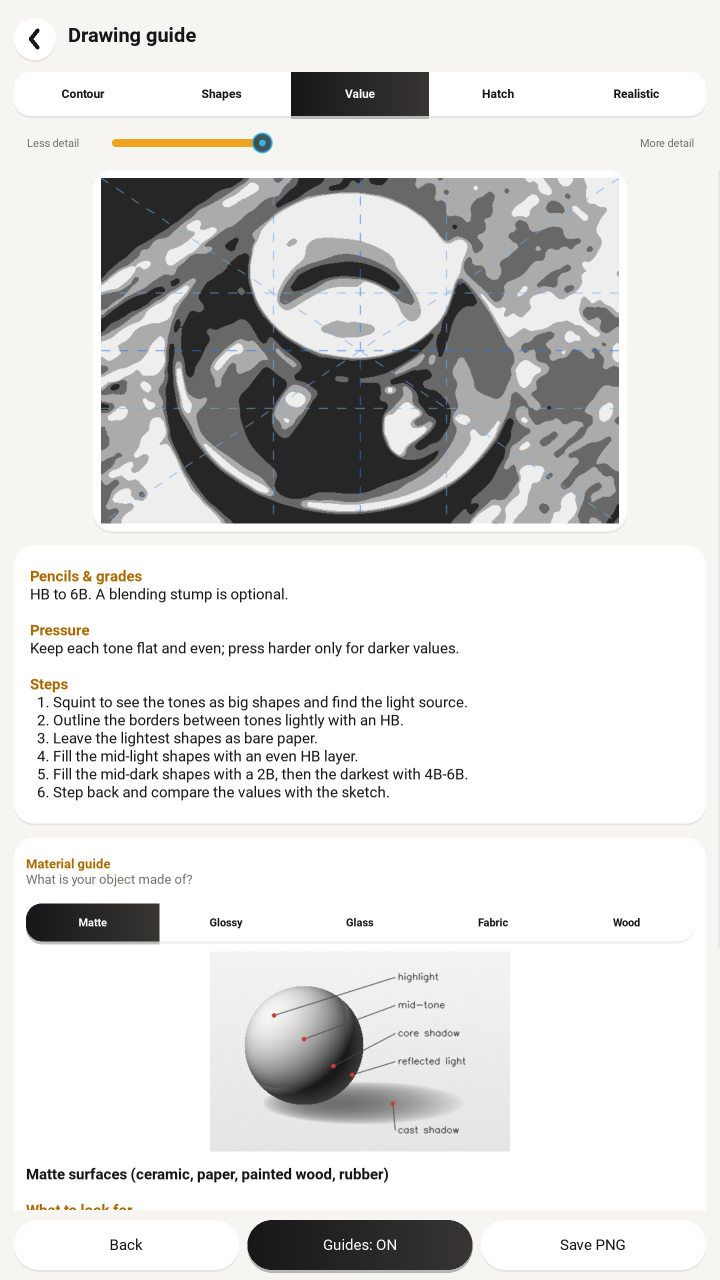
#> input picture playstore assets/tablet10_1_drawing_guide.png, 1440 x 2560 px (shown at 1/2 size); its folder holds only this picture in this run
$ python -i styles.py   (imports and definitions only)
#> lines starting #> are read from the running program, lines starting #| are printed output that depends on the picture; after the words box and inside, x2 and y2 are one past the last pixel; in counts of white or black regions, pixels touching at a corner belong together
### sketch_assistant/core/guides.py
"""Proportion / guide lines drawn over a sketch for the drawing-guide page."""
import cv2
import numpy as np
from .faces import MARGIN

LINE = (230, 120, 40)   # BGR blue
SOFT = (235, 170, 110)


def dashed(img, p1, p2, color, th, dash=14):
    p1, p2 = np.array(p1, float), np.array(p2, float)
    n = max(1, int(np.linalg.norm(p2 - p1) // dash))
    for i in range(0, n, 2):
        a, b = p1 + (p2 - p1) * i / n, p1 + (p2 - p1) * min(i + 1, n) / n
        cv2.line(img, tuple(a.astype(int)), tuple(b.astype(int)), color, th, cv2.LINE_AA)


# The oval is the skull. It is sized from the detector's face box rather than from a
# multiple of the eye-to-mouth distance: that multiple assumes average proportions and
# is visibly wrong on faces with a beard, a long jaw or an unusual eye-to-mouth gap.
# These factors map a YuNet/Haar box onto the skull outline.
OVAL_H, OVAL_W, OVAL_RISE = 1.04, 0.90, 0.05


# [72 lines left out: functions _oval, _landmark_guides, _proportional_guides, draw_guides, not called in this run]

### sketch_assistant/core/styles.py
"""Sketch styles. Every renderer: (BGR image, detail 0..1) -> BGR sketch on white paper.
`detail` tunes how much is drawn WITHIN the style (it never turns one style into another)."""
from dataclasses import dataclass
from typing import Callable
import cv2
import numpy as np
from .guides import dashed

WORK_SIZE = 800  # long side used while processing


def lerp(a, b, t):
    return a + (b - a) * t


def _prep(img):
    s = WORK_SIZE / max(img.shape[:2])
    return cv2.resize(img, None, fx=s, fy=s, interpolation=cv2.INTER_AREA if s < 1 else cv2.INTER_CUBIC)


def _gray(img):
    return cv2.createCLAHE(2.0, (8, 8)).apply(cv2.cvtColor(img, cv2.COLOR_BGR2GRAY))


def _dodge(gray, sigma):
    """Classic pencil effect: colour-dodge the image with its blurred negative."""
    return cv2.divide(gray, 255 - cv2.GaussianBlur(255 - gray, (0, 0), sigma), scale=256)


def _to_bgr(gray):
    return cv2.cvtColor(gray, cv2.COLOR_GRAY2BGR)


# [76 lines left out: functions _line_mask, line_art, technical, value_study, crosshatch, photorealistic, not called in this run]


# Basic shapes (objects): a "block-in" of the main object.
_sil_cache = {}


def _silhouette(img):
    """Outline of the main object: GrabCut seeded with a centred rectangle (offline, cached per image)."""
    key = (img.shape, hash(img.tobytes()[::97]))
    if key in _sil_cache:
        return _sil_cache[key]
    h, w = img.shape[:2]
    s = 320 / max(h, w)
    small = cv2.resize(img, None, fx=s, fy=s, interpolation=cv2.INTER_AREA)
    sh, sw = small.shape[:2]
    m, mask = int(0.04 * min(sh, sw)), np.zeros((sh, sw), np.uint8)
    sil = None
    try:
        cv2.grabCut(small, mask, (m, m, sw - 2 * m, sh - 2 * m), np.zeros((1, 65)), np.zeros((1, 65)), 4, cv2.GC_INIT_WITH_RECT)
        fg = ((mask == 1) | (mask == 3)).astype(np.uint8) * 255
        fg = cv2.morphologyEx(cv2.morphologyEx(fg, cv2.MORPH_CLOSE, np.ones((7, 7), np.uint8)), cv2.MORPH_OPEN, np.ones((5, 5), np.uint8))
        cs, _ = cv2.findContours(fg, cv2.RETR_EXTERNAL, cv2.CHAIN_APPROX_SIMPLE)
        if cs:
            c = max(cs, key=cv2.contourArea)
            if 0.04 < cv2.contourArea(c) / (sh * sw) < 0.9:
                sil = (c.astype(np.float32) / s).astype(np.int32)
    except cv2.error:
        pass
    if sil is None:  # fallback: biggest blob of a heavily blurred two-tone split
        g = cv2.GaussianBlur(cv2.cvtColor(img, cv2.COLOR_BGR2GRAY), (0, 0), 10)
        _, t = cv2.threshold(g, 0, 255, cv2.THRESH_BINARY + cv2.THRESH_OTSU)
        best = []
        for mk in (t, 255 - t):
            cs, _ = cv2.findContours(mk, cv2.RETR_EXTERNAL, cv2.CHAIN_APPROX_SIMPLE)
            best += [c for c in cs if cv2.contourArea(c) < 0.85 * h * w]
        sil = max(best, key=cv2.contourArea) if best else np.array([[[0, 0]], [[w - 1, 0]], [[w - 1, h - 1]], [[0, h - 1]]], np.int32)
    _sil_cache[key] = sil
    return sil


def shapes(img, d=0.5):
    """Object mass + angular silhouette with corner dots + the big shadow shapes + bounding box, centre lines and proportion."""
    img = _prep(img)
    h, w = img.shape[:2]
    sil = _silhouette(img)
    out, blue = np.full((h, w, 3), 255, np.uint8), (200, 120, 40)
    cv2.drawContours(out, [sil], -1, (236, 236, 236), -1)  # the object's mass
    inside = np.zeros((h, w), np.uint8)
    cv2.drawContours(inside, [sil], -1, 255, -1)
    n = int(lerp(0, 6, d))  # how many shadow shapes to block in
    if n:
        g = cv2.GaussianBlur(_gray(img), (0, 0), lerp(12, 5, d))
        dk = ((g < np.percentile(g[inside > 0], 32)) & (inside > 0)).astype(np.uint8) * 255
        dk = cv2.morphologyEx(dk, cv2.MORPH_OPEN, np.ones((7, 7), np.uint8))
        cs, _ = cv2.findContours(dk, cv2.RETR_EXTERNAL, cv2.CHAIN_APPROX_SIMPLE)
        for c in sorted(cs, key=cv2.contourArea, reverse=True)[:n]:
            if cv2.contourArea(c) > w * h * 0.004:
                poly = cv2.approxPolyDP(c, 0.025 * cv2.arcLength(c, True), True)
                cv2.fillPoly(out, [poly], (190, 190, 190)); cv2.polylines(out, [poly], True, (110, 110, 110), 1, cv2.LINE_AA)
    poly = cv2.approxPolyDP(sil, lerp(0.035, 0.008, d) * cv2.arcLength(sil, True), True)  # fewer corners at low detail
    cv2.polylines(out, [poly], True, (60, 60, 60), 3, cv2.LINE_AA)
    for p in poly[:, 0]:
        cv2.circle(out, (int(p[0]), int(p[1])), 4, blue, -1, cv2.LINE_AA)
    x, y, bw, bh = cv2.boundingRect(sil)
    for p, q in (((x, y), (x + bw, y)), ((x + bw, y), (x + bw, y + bh)), ((x + bw, y + bh), (x, y + bh)), ((x, y + bh), (x, y)),
                 ((x + bw / 2, y), (x + bw / 2, y + bh)), ((x, y + bh / 2), (x + bw, y + bh / 2))):
        dashed(out, p, q, blue, 1)
    if len(sil) >= 5:
        box = cv2.fitEllipse(sil)
        if cv2.contourArea(sil) / (np.pi * box[1][0] * box[1][1] / 4 + 1e-6) > 0.85:
            cv2.ellipse(out, box, blue, 1, cv2.LINE_AA)  # roundish object: show its ellipse
    cv2.putText(out, f"W : H = 1 : {bh / max(bw, 1):.2f}", (max(x, 6), max(20, y - 8)), cv2.FONT_HERSHEY_SIMPLEX, 0.6, blue, 1, cv2.LINE_AA)
    return out


@dataclass(frozen=True)
class Style:
    key: str
    label: str
    render: Callable
    short: str = ""        # compact label for tabs/tiles
    default: float = 0.5   # default detail


STYLES = {s.key: s for s in (           # portrait mode
    Style("line_art", "Line Art", line_art, "Line Art"),
    Style("technical", "Technical", technical, "Technical"),
    Style("value_study", "Value Study", value_study, "Value", 0.3),
    Style("crosshatch", "Cross-Hatch", crosshatch, "Hatch"),
    Style("photoreal", "Photorealism", photorealistic, "Realistic"),
)}
OBJECT_STYLES = {s.key: s for s in (    # object mode: whole image, no detection
    Style("obj_contour", "Contour", line_art, "Contour"),
    Style("obj_shapes", "Basic Shapes", shapes, "Shapes"),
    Style("obj_value", "Value Study", value_study, "Value", 0.3),
    Style("obj_hatch", "Cross-Hatch", crosshatch, "Hatch"),
    Style("obj_realistic", "Photorealism", photorealistic, "Realistic"),
)}
ALL = {**STYLES, **OBJECT_STYLES}


def styles_for(mode):
    return OBJECT_STYLES if mode == "object" else STYLES


def render(style_key, img, detail=None):
    st = ALL[style_key]
    return st.render(img, st.default if detail is None else float(detail))

>>> import cv2
>>> picture = cv2.imread('../../playstore assets/tablet10_1_drawing_guide.png')
#> picture is the input picture: shape (2560, 1440, 3); mean B, G, R 217.2, 218, 218.4
>>> result = shapes(picture)
#> in _prep, `return cv2.resize(img, None, fx=s, fy=s, interpolation=cv2.INTER_AREA ..`:
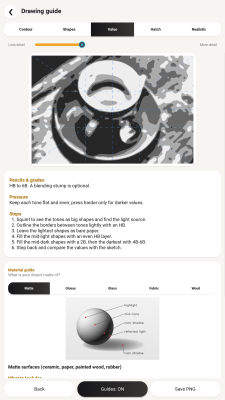
#> returned value: shape (800, 450, 3) (shown at 1/2 size); mean of channels 0, 1, 2 217.2, 218, 218.4; drawn as B, G, R
#> in _silhouette, `key = (img.shape, hash(img.tobytes()[::97]))`: key = ((800, 450, 3), 3966825517650341626)
#> in _silhouette, `cs, _ = cv2.findContours(fg, cv2.RETR_EXTERNAL, cv2.CHAIN_APPROX_SIMPLE)`:
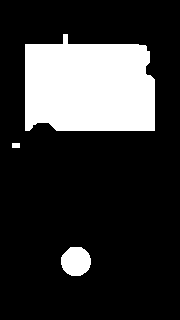
#> fg: shape (320, 180); 20.3% white; 3 white regions, box (x1, y1, x2, y2) and area: (25, 34, 155, 131) 10969, (61, 247, 91, 276) 695, (12, 143, 20, 148) 40
#> in shapes, `sil = _silhouette(img)`: sil = contour of 30 points, box (x1, y1, x2, y2) (62, 85, 386, 326), area 67252
#> in shapes, `dk = ((g < np.percentile(g[inside > 0], 32)) & (inside > 0)).astype(np..`:
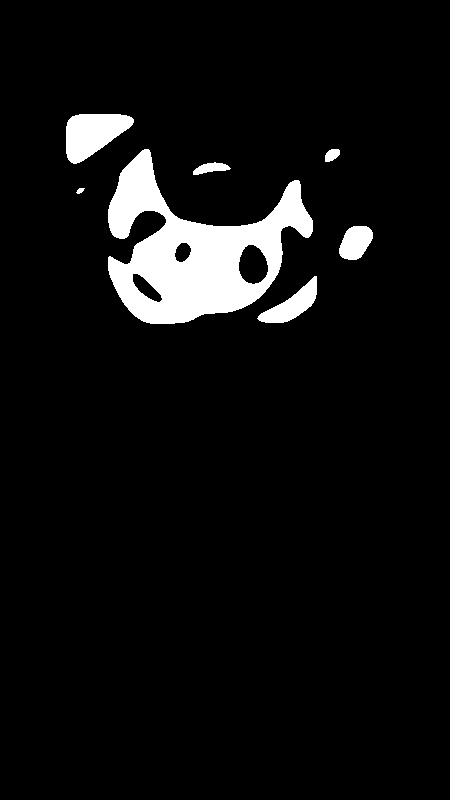
#> dk: shape (800, 450); 5.9% white; 7 white regions, largest, box (x1, y1, x2, y2) and area: (108, 149, 313, 324) 16571, (66, 114, 134, 164) 2213, (257, 276, 317, 323) 1163
#> in shapes, `cs, _ = cv2.findContours(dk, cv2.RETR_EXTERNAL, cv2.CHAIN_APPROX_SIMPLE)`: cs = 6 contours; box (x1, y1, x2, y2) and area: (108, 150, 313, 324) 17592, (66, 114, 133, 163) 2118, (260, 280, 317, 323) 1064, (340, 226, 373, 260) 797, (199, 163, 226, 173) 188, (326, 149, 339, 161) 108
#> the loop in shapes, `for c in sorted(cs, key=cv2.contourArea, reverse=True)[:n]:` made 3 passes
#> after the loop in shapes, `for c in sorted(cs, key=cv2.contourArea, reverse=True)[:n]:`:
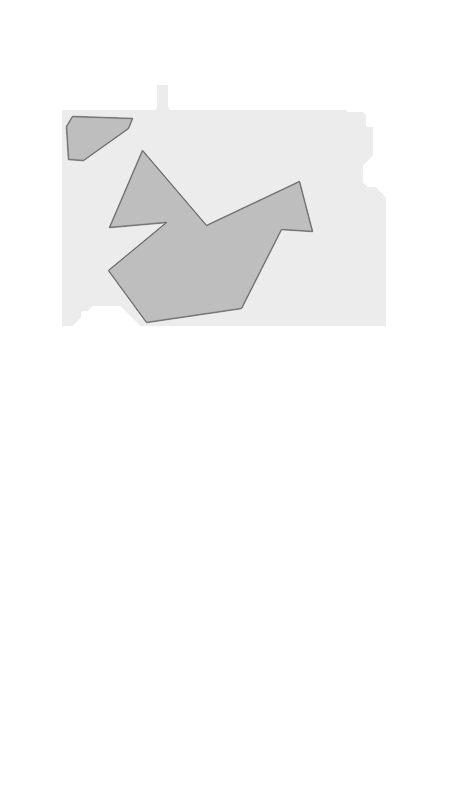
#> out: shape (800, 450, 3); min 110, max 255, mean 248.5
#> in shapes, `poly = cv2.approxPolyDP(sil, lerp(0.035, 0.008, d) * cv2.arcLength(sil..`: poly = [[62, 110], [62, 325], [385, 325], [362, 112], [167, 85]]
#> the loop in shapes, `for p in poly[:, 0]:` made 5 passes
#> after the loop in shapes, `for p in poly[:, 0]:`:
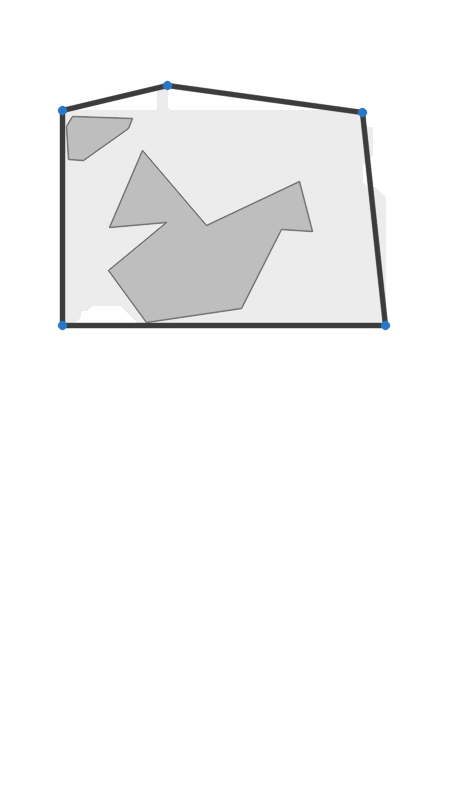
#> out: shape (800, 450, 3); mean of channels 0, 1, 2 245.7, 245.6, 245.5; drawn as B, G, R
#> in shapes, `x, y, bw, bh = cv2.boundingRect(sil)`: x = 62; y = 85; bw = 324; bh = 241
#> the loop in shapes, `for p, q in (((x, y), (x + bw, y)), ((x + bw, y), (x + bw, y + bh)), (..` made 6 passes
#> (p1 in dashed, p2 in dashed, n in dashed) on passes 1 to 6: ([62, 85], [386, 85], 23), ([386, 85], [386, 326], 17), ([386, 326], [62, 326], 23), ([62, 326], [62, 85], 17), ([224, 85], [224, 326], 17), ([62, 205.5], [386, 205.5], 23)
#> after the loop in shapes, `for p, q in (((x, y), (x + bw, y)), ((x + bw, y), (x + bw, y + bh)), (..`:
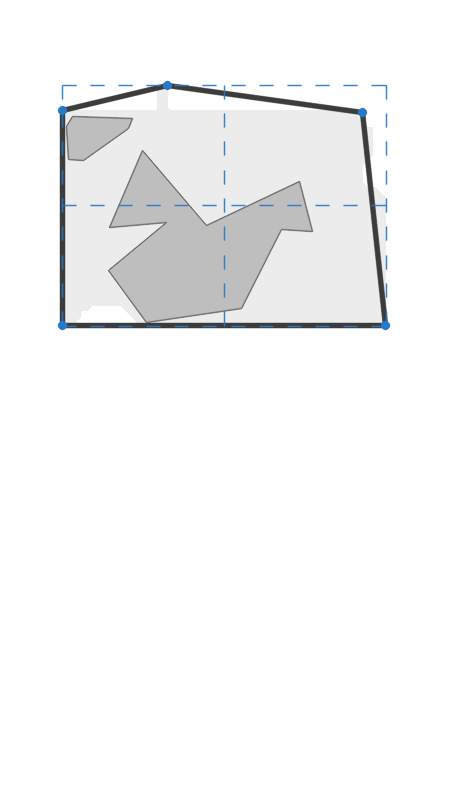
#> out: shape (800, 450, 3); 0.78% of pixels changed, all inside (x1, y1, x2, y2) = (61, 84, 388, 328); drawn as B, G, R
#> in shapes, `box = cv2.fitEllipse(sil)`: box = ((221.3, 222.6), (283, 373.3), 92.26)
#> in shapes, `cv2.putText(out, f"W : H = 1 : {bh / max(bw, 1):.2f}", (max(x, 6), max..`:
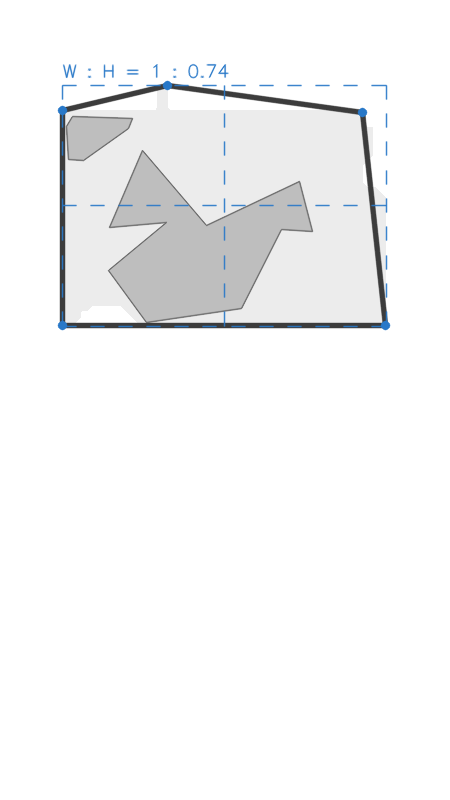
#> out: shape (800, 450, 3); 0.19% of pixels changed, all inside (x1, y1, x2, y2) = (62, 63, 229, 79); drawn as B, G, R

$ run again, on playstore assets/tablet10_2_material_guide.png
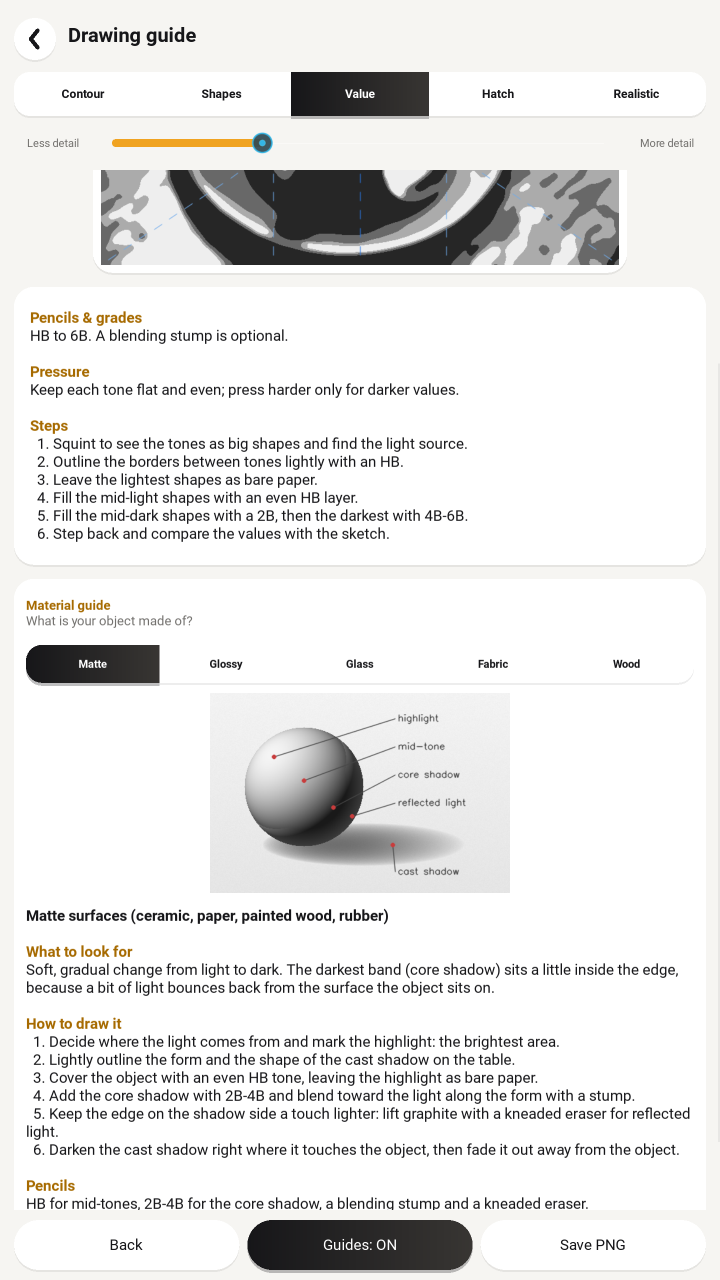
#> input picture playstore assets/tablet10_2_material_guide.png, 1440 x 2560 px (shown at 1/2 size)
#> picture is the input picture: shape (2560, 1440, 3); mean B, G, R 229.1, 230, 230.5
#> key = ((800, 450, 3), 458774297867703454)
#> in _silhouette, `cs, _ = cv2.findContours(fg, cv2.RETR_EXTERNAL, cv2.CHAIN_APPROX_SIMPLE)`:
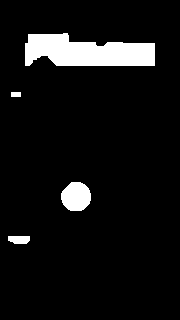
#> fg: shape (320, 180); 7.1% white; 4 white regions, box (x1, y1, x2, y2) and area: (25, 33, 155, 66) 3211, (61, 182, 91, 211) 691, (8, 236, 30, 244) 157, (11, 92, 21, 97) 50
#> in shapes, `sil = _silhouette(img)`: sil = contour of 34 points, box (x1, y1, x2, y2) (62, 82, 386, 163), area 18966
#> inside: shape (800, 450); 5.4% white; 1 white region, box (x1, y1, x2, y2) and area: (62, 82, 386, 163) 19373
#> in shapes, `cs, _ = cv2.findContours(dk, cv2.RETR_EXTERNAL, cv2.CHAIN_APPROX_SIMPLE)`: cs = 2 contours; box (x1, y1, x2, y2) and area: (115, 110, 264, 162) 4903, (262, 122, 316, 161) 932
#> the loop in shapes, `for c in sorted(cs, key=cv2.contourArea, reverse=True)[:n]:` made 2 passes
#> poly = [[62, 162], [102, 137], [140, 162], [385, 162], [385, 107], [172, 105], [167, 82], [70, 85]]
#> the loop in shapes, `for p in poly[:, 0]:` made 8 passes
#> x = 62; y = 82; bw = 324; bh = 81
#> the loop in shapes, `for p, q in (((x, y), (x + bw, y)), ((x + bw, y), (x + bw, y + bh)), (..` made 6 passes
#> (p1 in dashed, p2 in dashed, n in dashed) on passes 1 to 6: ([62, 82], [386, 82], 23), ([386, 82], [386, 163], 5), ([386, 163], [62, 163], 23), ([62, 163], [62, 82], 5), ([224, 82], [224, 163], 5), ([62, 122.5], [386, 122.5], 23)
#> box = ((213.4, 132.9), (89.98, 341.7), 94.57)
#> in shapes, `cv2.putText(out, f"W : H = 1 : {bh / max(bw, 1):.2f}", (max(x, 6), max..`:
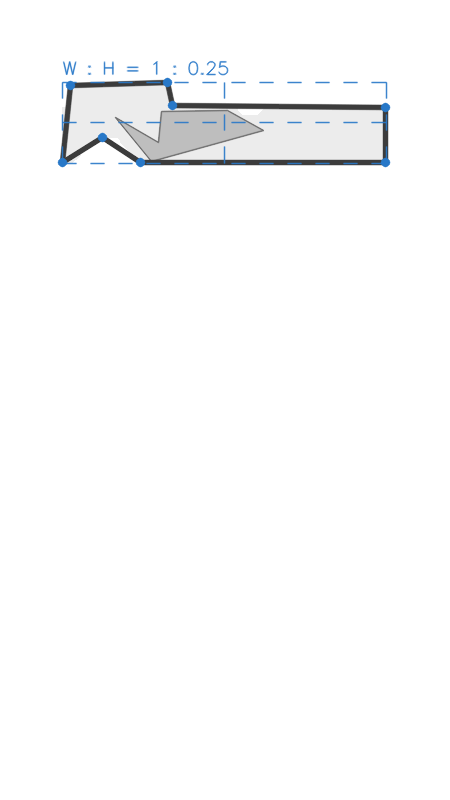
#> out: shape (800, 450, 3); mean of channels 0, 1, 2 251.3, 250.9, 250.5; drawn as B, G, R
